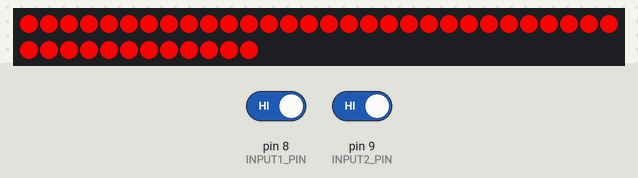
Bench run of a sketch on a simulated Arduino Uno, built with avr-gcc and run on an emulated ATmega328P. On the bench: 42 RGB LEDs in strip order, left to right, continuing on the next row. The test bench sets the inputs (shaded band); at power-on: pin 9 (INPUT2_PIN) HIGH, pin 8 (INPUT1_PIN) HIGH. Dim RGB values are drawn brighter than linear; random numbers use the default seed unless the sketch sets one.

Above: at 1.2 s.
1.3 s: pin 9 (INPUT2_PIN) driven LOW
At 1.76 s:
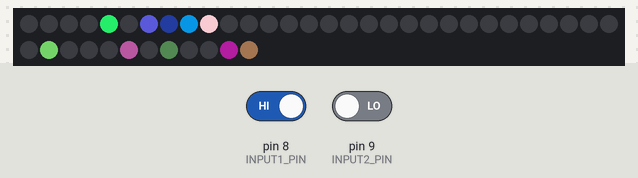
3.7 s: pin 8 (INPUT1_PIN) driven LOW
At 4.22 s:
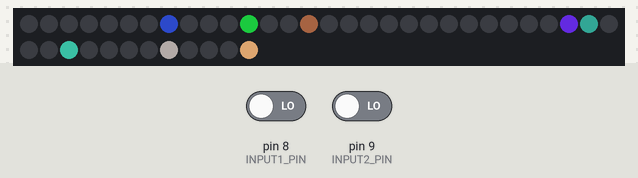
6.7 s: pin 8 (INPUT1_PIN) driven HIGH
At 6.97 s:
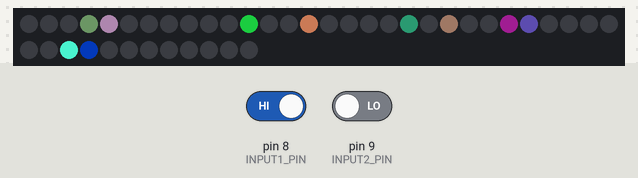
9.2 s: pin 8 (INPUT1_PIN) driven LOW
At 11.9 s:
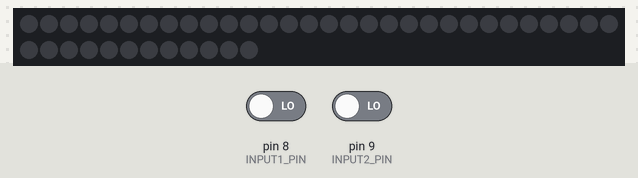
12.2 s: pin 8 (INPUT1_PIN) driven HIGH
At 12.41 s:
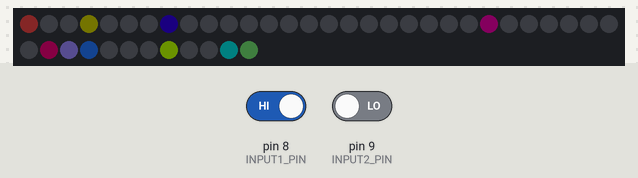
14.6 s: pin 8 (INPUT1_PIN) driven LOW
At 14.86 s:
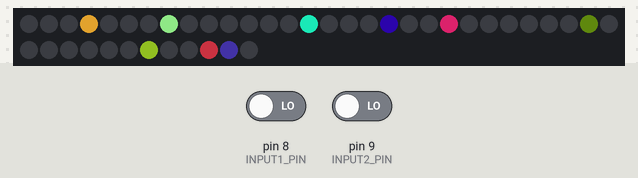
Timing chart, 0 to 17.6 s (numbered marks = the images above; inputs shaded):
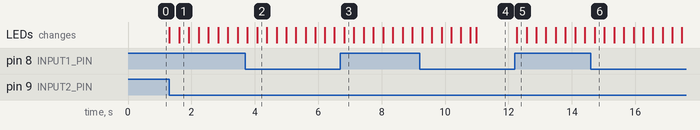

The sketch:

twinkle.ino
```cpp
#include "SPI.h"

#define __WS2801

#ifdef __WS2801
#include "Adafruit_WS2801.h"
#else
#include <Adafruit_NeoPixel.h>
#endif

#define UNINITIALIZED    -1   // This is how we identify an uninitialized pixel
#define LED_STRIP_LENGTH 42   // The total number of LED pixels
#define TOTAL_TWINKLES   10   // The number of LED pixels that will twinkle at once
#define INPUT1_PIN       8    // A pin that is attached to the accelerometer
#define INPUT2_PIN       9    // A pin that is attached to the accelerometer
#define DATA_PIN         13   // Data wire for pixels (both WS2801 & WS2811 style)

#ifdef __WS2801
#define CLOCK_PIN         12   // Clock wire for WS2801-style pixels only
Adafruit_WS2801 strip = Adafruit_WS2801(LED_STRIP_LENGTH, DATA_PIN, CLOCK_PIN);
#else
Adafruit_NeoPixel strip = Adafruit_NeoPixel(LED_STRIP_LENGTH, DATA_PIN, NEO_GRB + NEO_KHZ800);
#endif

struct Twinkle
{
  int index;

  uint8_t r;
  uint8_t g;
  uint8_t b;
  uint32_t color;         // What we are heading for...

  int denominator;        // The magic number we are dividing by
  int numerator;          // where we are in the multiplication
  char direction;         // the direction we are headed (brighter/dimmer)
};

Twinkle twinkles[TOTAL_TWINKLES];

// Create a 24 bit color value from R,G,B
uint32_t Color(byte r, byte g, byte b)
{
  uint32_t c;
  c = r;
  c <<= 8;
  c |= g;
  c <<= 8;
  c |= b;
  return c;
}

void initTwinkle()
{
  uint8_t i=0, j=0, m=0;
  int led=0;

  if (digitalRead(INPUT1_PIN) != HIGH) {
    return;
  }

  for (i=0; i<TOTAL_TWINKLES; i++) {

    // We set the index to 0 on purpose to identify when a specific
    // twinkle needs to be re-initialized... cause they will come and
    // go at random

    // Skip any non-zero (already initialized) twinkles...
    if (twinkles[i].index != UNINITIALIZED) continue;

pickNewRandom:
    led = random(LED_STRIP_LENGTH);

    // Is that number already used?
    for (j=0; j<TOTAL_TWINKLES; j++) {
      if (twinkles[j].index == led) {
        goto pickNewRandom;
      }
    }

    // Give the next LED that new value
    twinkles[i].index = led;

    // Pick a random END color...
    twinkles[i].r = random(256);
    twinkles[i].g = random(256);
    twinkles[i].b = random(256);

    // And the color we display each time...
    twinkles[i].color = Color(0,0,0);

    // Pick a percentage of brightness we are at now...
    twinkles[i].denominator = random(100,255);
    twinkles[i].numerator = 0;
    twinkles[i].direction = random(16);
  }
}

void resetTwinkles()
{
  uint8_t i=0;

  for (i=0; i<TOTAL_TWINKLES; i++) {
    twinkles[i].index = UNINITIALIZED;
    twinkles[i].r = 0;
    twinkles[i].g = 0;
    twinkles[i].b = 0;
    twinkles[i].numerator = 0;
    twinkles[i].direction = 1;
  }

  // Initialize all uninitialized twinkles...
  // which at this point is all of them...
  initTwinkle();
}

void displayTwinkles(uint8_t wait)
{
  uint8_t i=0,j=0;
  boolean set = false;

  for (i=0; i<LED_STRIP_LENGTH; i++) {

    // If it was one of the Twinkles, set it here
    for (j=0; j<TOTAL_TWINKLES; j++) {
      if (twinkles[j].index != i) continue;
      strip.setPixelColor(i, twinkles[j].color);
      set = true;
      break;
    }

    // If it was not one of the Twinkles, clear it
    if (set == false) {
      strip.setPixelColor(i, 0);
    }

    // Clear the value
    set = false;
  }

  strip.show();
  delay(wait);
}

void stepTwinkles()
{
  uint8_t i=0,j=0;

  for (i=0; i<LED_STRIP_LENGTH; i++) {
    for (j=0; j<TOTAL_TWINKLES; j++) {
      if (twinkles[j].index != i) continue;

      // set the color...
      twinkles[j].color = Color(
        (byte)(((double)twinkles[j].r)*((double)twinkles[j].numerator / (double)twinkles[j].denominator)),
        (byte)(((double)twinkles[j].g)*((double)twinkles[j].numerator / (double)twinkles[j].denominator)),
        (byte)(((double)twinkles[j].b)*((double)twinkles[j].numerator / (double)twinkles[j].denominator))
      );

      // add 'd' to 'y' until it reaches 'x' or '0'...
      twinkles[j].numerator += twinkles[j].direction;
      if (twinkles[j].numerator >= twinkles[j].denominator) {
        twinkles[j].numerator = twinkles[j].denominator;
        twinkles[j].direction = -1 * twinkles[j].direction;
      }
      else
      if (twinkles[j].numerator <= 0) {
        twinkles[j].numerator = 0;
        twinkles[j].direction = 1;
        twinkles[j].index = UNINITIALIZED;
      }

      // If we got here it was because index == i, so we can break
      break;
    }
  }
}

void setup() {
  Serial.begin(19200);
  strip.begin();
  strip.show();

  pinMode(INPUT1_PIN, INPUT);
  pinMode(INPUT2_PIN, INPUT);
  randomSeed(analogRead(0));
  resetTwinkles();
}

void loop() {
  if (digitalRead(INPUT2_PIN) != HIGH) {
    displayTwinkles(10);
    stepTwinkles();
    initTwinkle();
  }
  else {
    for (int i=0; i<LED_STRIP_LENGTH; i++) {
      strip.setPixelColor(i, Color(255,0,0));
    }
    strip.show();
  }
}
```

Measured:
- after the input at 1.3 s, the LEDs: first change at once (image 1 shows a later state)
- after the input at 12.2 s, the LEDs: change after 0.06 s (image 5)
